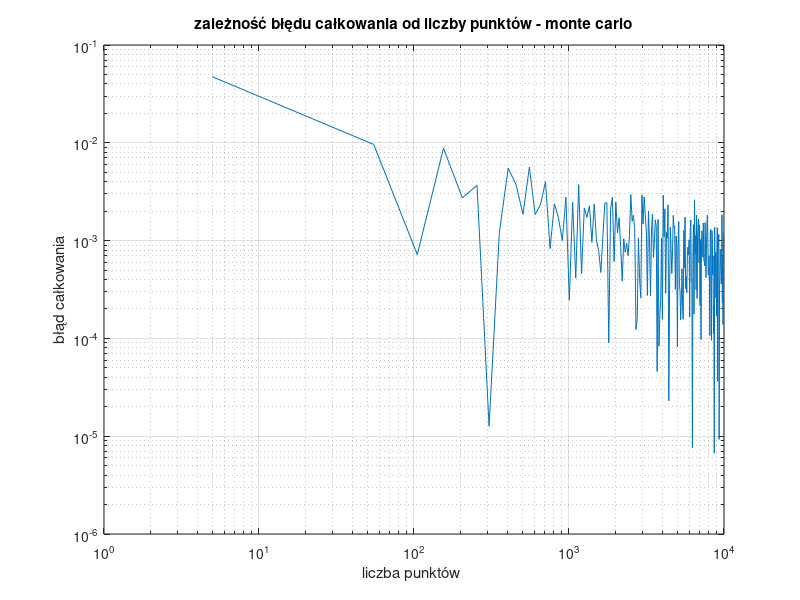

Write MATLAB code to recreate this figure.
function [ft_5, yrmax, Nt, xr, yr, integration_error] = monte_carlo_accuracy_evaluation()
    % Numeryczne całkowanie metodą Monte Carlo.
    %
    % ft_5 - gęstość funkcji prawdopodobieństwa dla n=5
    %
    % yrmax - maksymalna dopuszczalna wartość współrzędnej y losowanych punktów
    %
    % Nt - wektor wierszowy zawierający liczby losowań, dla których obliczano
    %     wektor błędów całkowania integration_error.
    %
    % [xr, yr] - tablice komórkowe zawierające informacje o wylosowanych punktach.
    %     Tablice te mają rozmiar [1, length(Nt)]. W komórkach xr{1,i} oraz yr{1,i}
    %     zawarte są współrzędne x oraz y wszystkich punktów zastosowanych
    %     do obliczenia całki przy losowaniu Nt(1,i) punktów.
    %
    % integration_error - wektor wierszowy. Każdy element integration_error(1,i)
    %     zawiera błąd całkowania obliczony dla liczby losowań równej Nt(1,i).
    %     Zakładając, że obliczona wartość całki dla Nt(1,i) próbek wynosi
    %     integration_result, błąd jest definiowany jako:
    %     integration_error(1,i) = abs(integration_result - reference_value),
    %     gdzie reference_value to wartość referencyjna całki.

 
    reference_value = 0.0473612919396179; % wartość referencyjna całki

    ft_5 = failure_density_function(5);
    xrmax = 5;
    
    % Znajdź maksymalną wartość funkcji w przedziale [0, xrmax]
    x_test = linspace(0, xrmax, 1000);
    ft_test = failure_density_function(x_test);
    yrmax = max(ft_test) * 1.05; % Dodajemy 5% marginesu
    
    Nt = 5:50:10^4;
    xr = cell(1, length(Nt));
    yr = cell(1, length(Nt));
    integration_error = zeros(1, length(Nt));
    
    for i = 1:length(Nt)
        N = Nt(i);
        [integral_approx, xr{i}, yr{i}] = monte_carlo_integral(N, xrmax, yrmax);
        integration_error(i) = abs(integral_approx - reference_value);
    end
    
    figure;
    loglog(Nt, integration_error);
    xlabel('liczba punktów ');
    ylabel('błąd całkowania');
    title('zależność błędu całkowania od liczby punktów - monte carlo');
    grid on;

    saveas(gcf, 'zadanie4.png');
end

function [integral_approximation, x, y] = monte_carlo_integral(N, xmax, ymax)
    % Oblicza przybliżoną wartość całki oznaczonej z funkcji gęstości
    % prawdopodobieństwa (failure_density_function) przy użyciu
    % metody Monte Carlo.
    %
    % N – liczba losowanych punktów
    % xmax – koniec przedziału całkowania [0, xmax]
    % ymax – górna granica wartości funkcji w przedziale [0, xmax]
    %        (musi spełniać warunek ymax ≥ max(f(x)))
    % integral_approximation – przybliżona wartość całki
    % x – wektor wierszowy o długości N z wylosowanymi wartościami x z [0, xmax]
    % y – wektor wierszowy o długości N z wylosowanymi wartościami y z [0, ymax]
    
 
    
    
    x = xmax * rand(1, N);
    y = ymax * rand(1, N);
    
    % Obliczenie wartości funkcji dla wylosowanych x
    ft_values = failure_density_function(x);
    
    % Zliczenie punktów pod krzywą
    points_under_curve = sum(y <= ft_values);
    
    % Obliczenie przybliżonej wartości całki
    integral_approximation = (points_under_curve / N) * (xmax * ymax);
end

function ft = failure_density_function(t)
    % Zwraca wartości funkcji gęstości prawdopodobieństwa wystąpienia awarii
    % urządzenia elektronicznego dla zadanych wartości czasu t.
    %
    % t – wektor wartości czasu (wyrażonych w latach), dla których obliczane
    %   są wartości funkcji gęstości prawdopodobieństwa.
    %
    % ft – wektor zawierający wartości funkcji gęstości prawdopodobieństwa
    %      odpowiadające kolejnym elementom wektora t.
    o = 3;
    u = 10;
    
    ft = (1/(o*sqrt(2*pi))) * exp(-(t-u).^2 / (2*o^2));
end